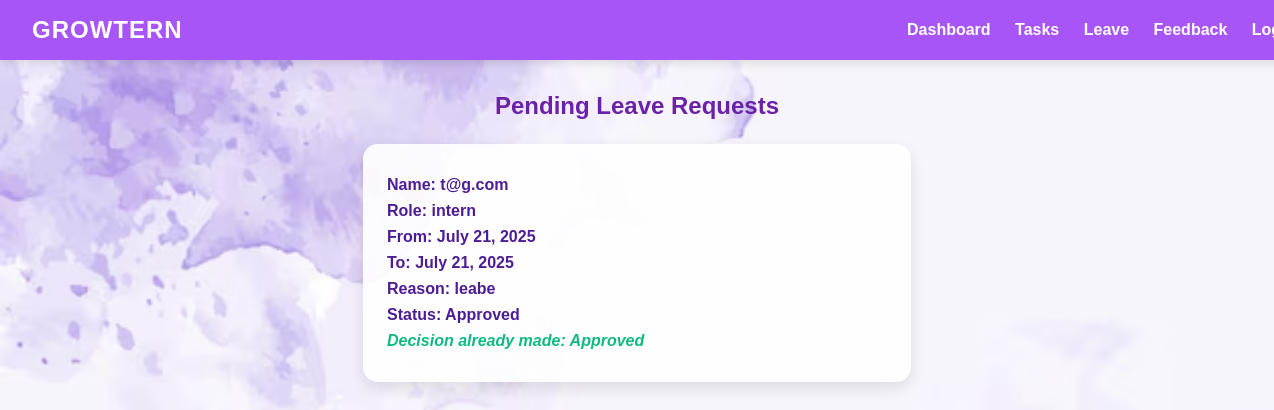
Page /leave/approval/ (signed in) on the earlier database version.
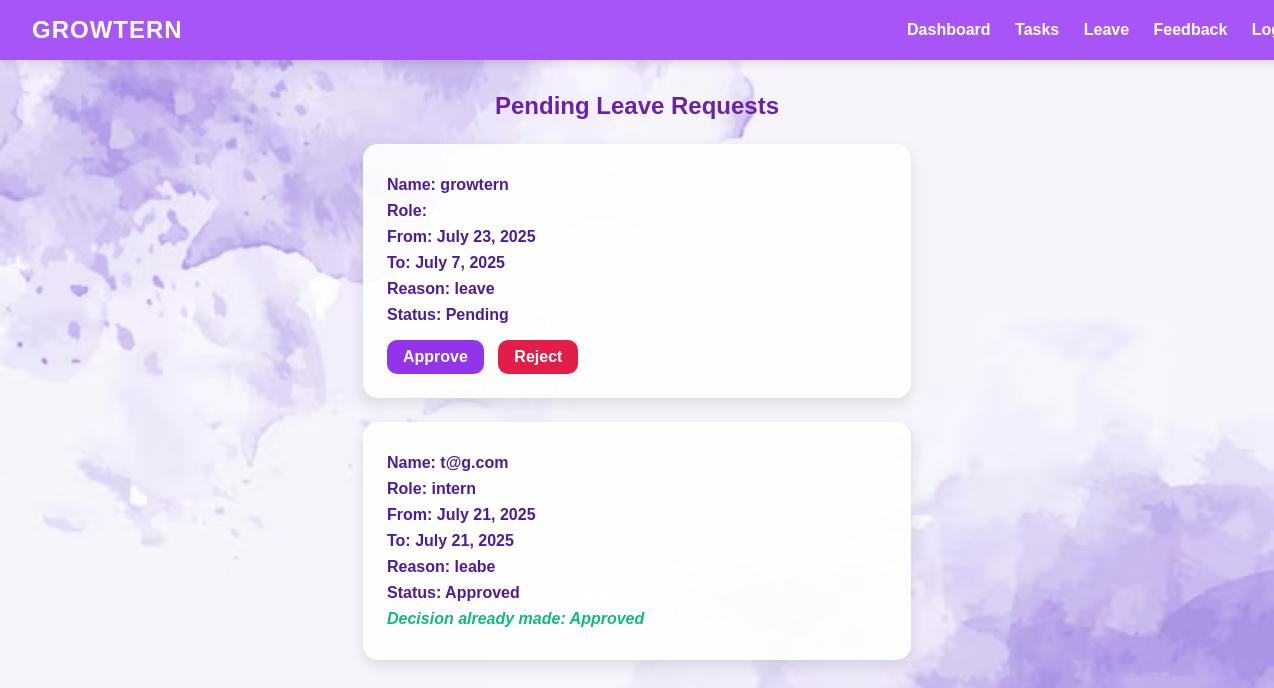
Same page on the later database version.
### growtern/models.py (models this page shows, shortened)
class LeaveRequest(models.Model):
    STATUS_CHOICES = (
        ('pending', 'Pending'),
        ('approved', 'Approved'),
        ('rejected', 'Rejected'),
    )
    name = models.CharField(max_length=100, default="Anonymous")
    ROLE_CHOICES = [
    ('Intern', 'Intern'),
    ('Mentor', 'Mentor'),
    ('Trainer', 'Trainer'),
    ('HR', 'HR'),
]
    role = models.CharField(max_length=50, choices=ROLE_CHOICES, default='Intern')
    intern = models.ForeignKey(CustomUser, on_delete=models.CASCADE, related_name='leave_requests', limit_choices_to={'role': 'INTERN'})
    start_date = models.DateField()
    end_date = models.DateField()
    reason = models.TextField()
    submitted_on = models.DateTimeField(auto_now_add=True)
    status = models.CharField(max_length=10, choices=STATUS_CHOICES, default='pending')
    reviewed_by = models.ForeignKey(CustomUser, on_delete=models.SET_NULL, null=True, blank=True, related_name='reviewed_leaves', limit_choices_to={'role__in': ['HR', 'ADMIN']})
    reviewed_on = models.DateTimeField(null=True, blank=True)

### growtern/views.py (the view, shortened to what this page needs)
# urls.py: path('leave/approval/', views.leave_approval_view, name='leave_approval'),
@login_required
def leave_approval_view(request):
    leaves = LeaveRequest.objects.all().order_by('-submitted_on')
    return render(request, 'leave_approval.html', {'leaves': leaves})

### growtern/templates/leave_approval.html (shortened to what this page needs)
{% load static %}
<!DOCTYPE html>
<html lang="en">
<head>
</head>
<body>
<div class="navbar">
  <div class="logo">GROWTERN</div>
  <div class="nav-links">
    {% if user.is_authenticated %}
  <a href="{% url 'intern_dashboard' %}">Dashboard</a>
  <a href="{% url 'task_list' %}">Tasks</a>
  <a href="{% url 'leave_request' %}">Leave</a>
  <a href="{% url 'submit_feedback' %}">Feedback</a>
  <a href="{% url 'logout' %}">Logout</a>
{% else %}
  <a href="{% url 'login' %}">Login</a>
  <a href="{% url 'signup' %}">Signup</a>
{% endif %}
  </div>
</div>
  <div class="container">
    <h2>Pending Leave Requests</h2>
    {% for leave in leaves %}
      <div class="leave-card">
        <p><strong>Name:</strong> {{ leave.name }}</p>
        <p><strong>Role:</strong> {{ leave.role }}</p>
        <p><strong>From:</strong> {{ leave.start_date|date:"F j, Y" }}</p>
        <p><strong>To:</strong> {{ leave.end_date|date:"F j, Y" }}</p>
        <p><strong>Reason:</strong> {{ leave.reason }}</p>
        <p><strong>Status:</strong> {{ leave.status|title }}</p>
        {% if leave.status == "pending" %}
          <form method="post" action="{% url 'leave_approval' %}">
            <button type="submit" name="action" value="approve">Approve</button>
            <button type="submit" name="action" value="reject" class="reject">Reject</button>
          </form>
        {% else %}
          <p><em style="color:#10b981;">Decision already made: {{ leave.status|title }}</em></p>
        {% endif %}
      </div>
    {% empty %}
      <p style="color:#4c1d95; text-align:center;">No leave requests to approve.</p>
    {% endfor %}
  </div>
</body>
</html>

Differences in the rows shown:
added LeaveRequest: name "growtern", start_date "July 23, 2025", end_date "July 7, 2025", reason "leave", status "Pending"
